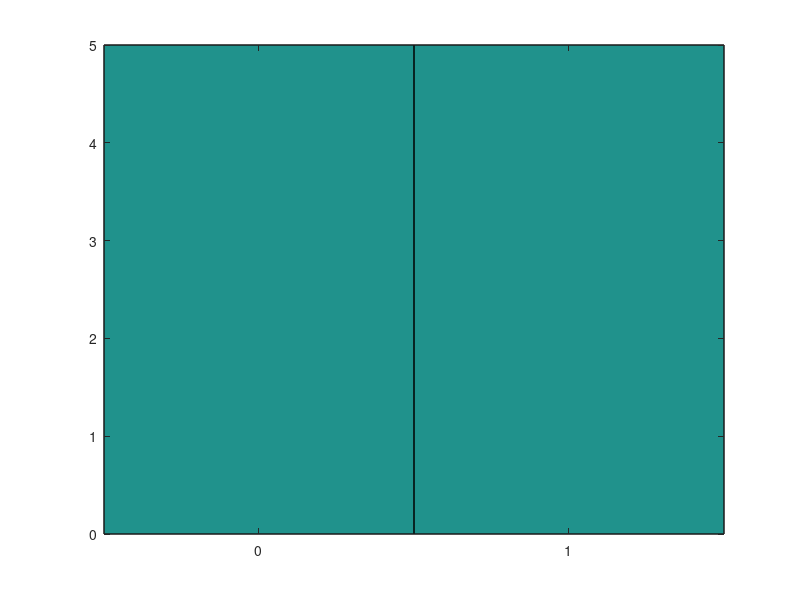
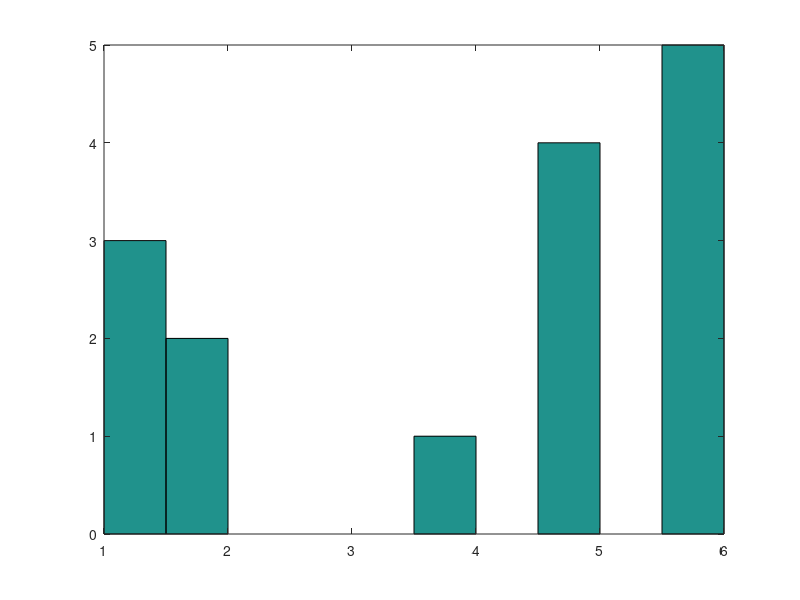
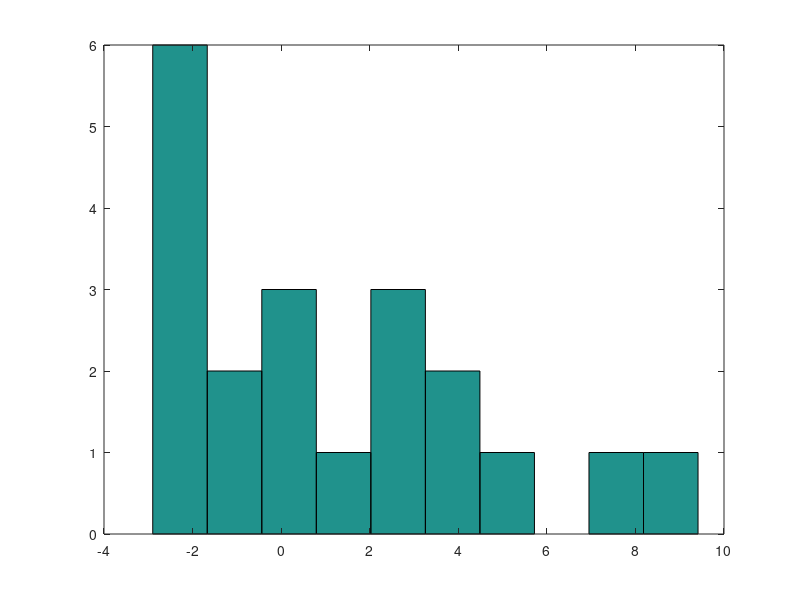

These figures' MATLAB source, in order:
%rand()*gama+min  //gama=max-min
%% alinea a
p = 0.5;
a = rand(1,10) < p;
hist(a,0:1)
%% alinea b
b = floor(rand(1,15)*6)+1;
figure();
hist(b)
%% alinea c
c = rand(1,20)*14-4;
figure();
hist(c)